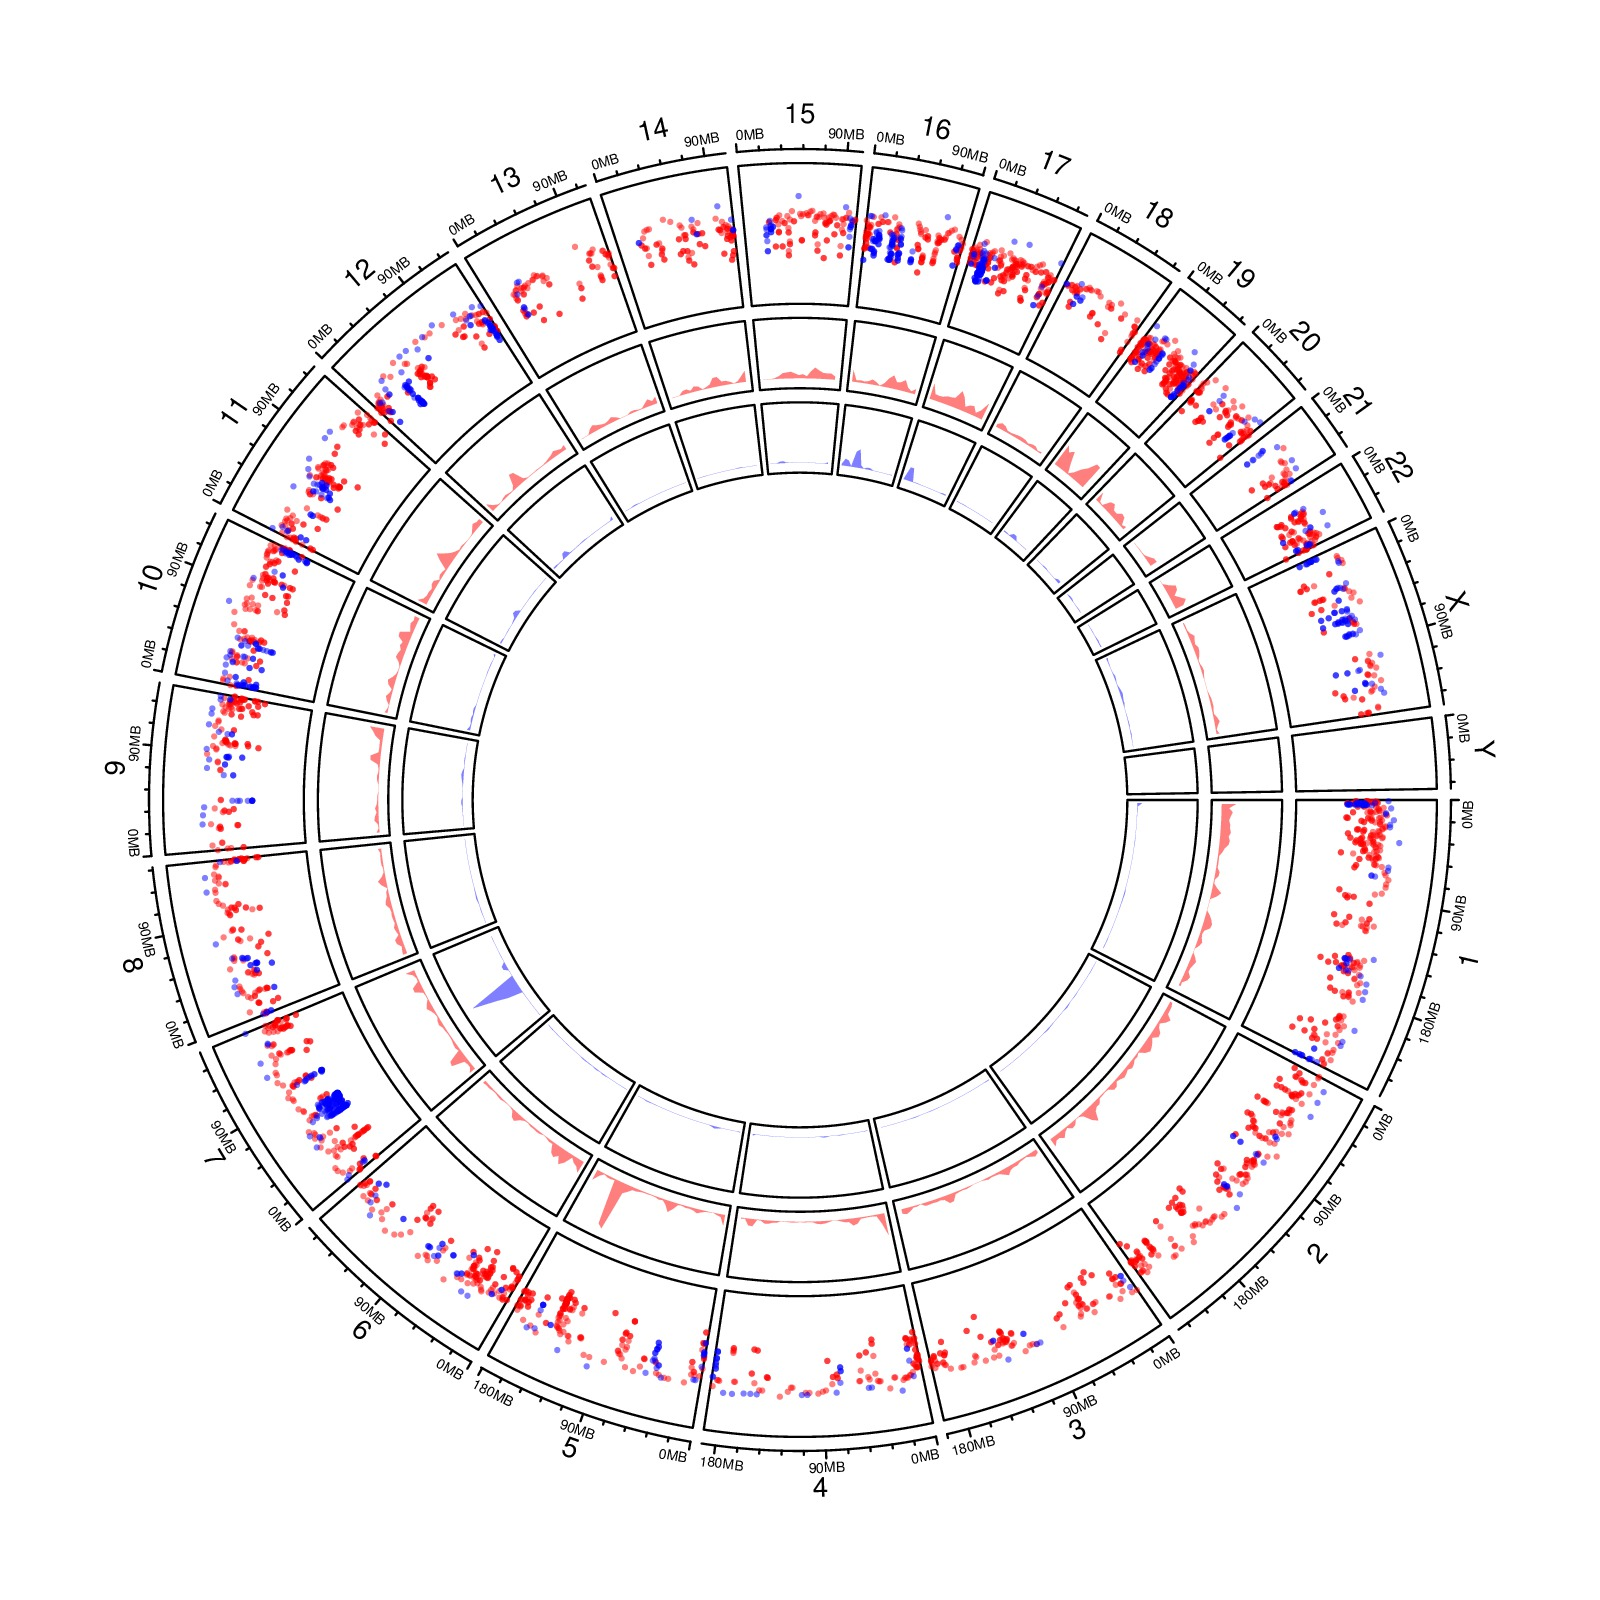

The R source for this figure:

library(circlize)

load(paste(system.file(package = "circlize"), "/extdata/DMR.RData", sep=""))

# rainfall
circos.initializeWithIdeogram(plotType = c("axis", "labels"))

bed_list = list(DMR_hyper, DMR_hypo)
circos.genomicRainfall(bed_list, pch = 16, cex = 0.4, col = c("#FF000080", "#0000FF80"))

circos.genomicDensity(bed_list[[1]], col = c("#FF000080"), track.height = 0.1)
circos.genomicDensity(bed_list[[2]], col = c("#0000FF80"), track.height = 0.1)

circos.clear()
